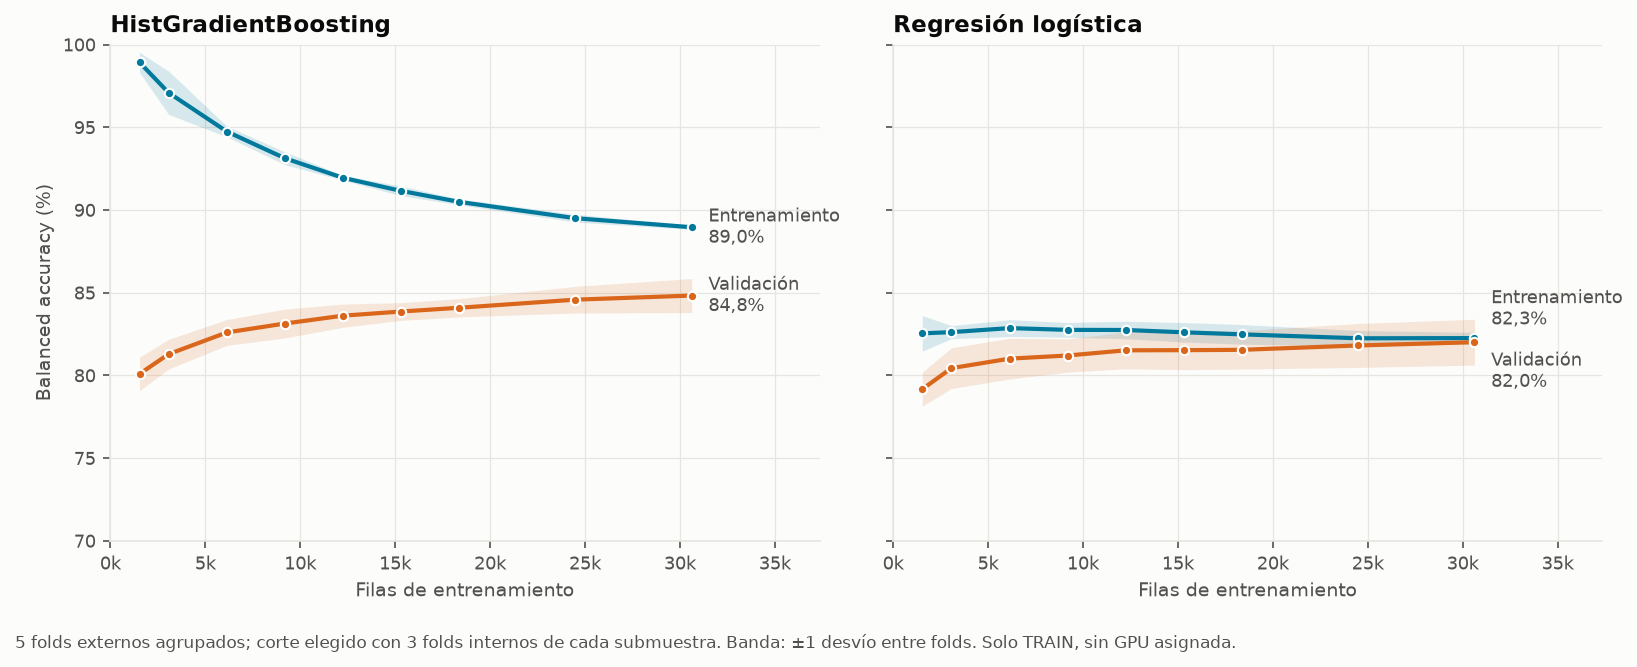

This figure's Python source:
"""Curva de aprendizaje (consigna 3.2): rendimiento según la cantidad de filas de entrenamiento.

Protocolo (solo TRAIN; no lee test.csv):
- Los 5 folds externos agrupados de siempre (`make_folds(df, seed=42)`). El fold de validación se evalúa
  siempre completo; solo se achica el entrenamiento.
- Dentro del entrenamiento externo de cada fold se toma una submuestra anidada por grupos de X idénticos
  (`feature_groups`): el 10% está contenido en el 20%, y así hasta el 100%. Las copias no se separan.
  Fracciones < 100% se repiten con 3 permutaciones (semillas 42, 43, 44).
- El corte se elige igual que en la selección del modelo: OOF de 3 folds internos agrupados hechos solo con
  la submuestra, `best_threshold`, y después se ajusta con toda la submuestra y se aplica al fold externo.
- Modelos con configuración fija, sin `assigned_gpu_type` ni `gpu_changed`: HistGB elegido y la logística de
  referencia. No se busca ningún hiperparámetro.
- Control: con el 100% se tiene que reproducir la BA externa de la calibración (84,83% y 82,01%).

Uso, desde la raíz del repo:
    PYTHONPATH=src .venv/bin/python experiments/curva_aprendizaje/curva_aprendizaje.py calcular --jobs 8
    PYTHONPATH=src .venv/bin/python experiments/curva_aprendizaje/curva_aprendizaje.py resumir
Si se corta, relanzar `calcular` sigue con las tareas que faltan (cache/).
"""
from __future__ import annotations

import argparse
import json
import platform
import sys
import time
from pathlib import Path

import numpy as np
import pandas as pd
from joblib import Parallel, delayed
from sklearn.metrics import roc_auc_score
from threadpoolctl import threadpool_limits

from compe import config as cfg
from compe.data import feature_groups, load_train
from compe.models import MODELS
from compe.pipeline import make_pipeline
from compe.validation import best_threshold, make_folds, model_scores

AQUI = Path(__file__).resolve().parent
CACHE = AQUI / "cache"
FRACCIONES = [0.05, 0.1, 0.2, 0.3, 0.4, 0.5, 0.6, 0.8, 1.0]
SEMILLAS = [42, 43, 44]
N_INTERNOS = 3
PARAMS = json.loads((cfg.EXPERIMENTS / "seleccion" / "parametros.json").read_text())
MODELOS = ["hist_gradient_boosting", "logistic"]
REFERENCIA_100 = {"hist_gradient_boosting": 0.8482931676954456, "logistic": 0.8201098033102495}


def ba(y, pred) -> float:
    y = np.asarray(y).astype(int)
    pred = np.asarray(pred).astype(bool)
    return 0.5 * (pred[y == 1].mean() + (~pred[y == 0]).mean())


def crear(modelo: str):
    spec = MODELS[modelo]
    return make_pipeline(spec.build(PARAMS[modelo]), spec.variante, use_assigned=False)


def puntuar(modelo: str, train: pd.DataFrame, evaluar: list[pd.DataFrame]) -> list[np.ndarray]:
    est = crear(modelo)
    est.fit(train, train[cfg.TARGET].to_numpy())
    return [np.asarray(model_scores(est, e, MODELS[modelo].score), dtype=float) for e in evaluar]


def submuestra(tr: np.ndarray, grupos: np.ndarray, fraccion: float, semilla: int) -> np.ndarray:
    """Filas de `tr` de una submuestra anidada por grupos completos (orden original)."""
    if fraccion >= 1.0:
        return np.sort(tr)
    g = grupos[tr]
    unicos, tam = np.unique(g, return_counts=True)
    orden = np.random.default_rng(semilla).permutation(len(unicos))
    acumulado = np.cumsum(tam[orden])
    k = int(np.searchsorted(acumulado, fraccion * len(tr))) + 1
    elegidos = set(unicos[orden[:k]].tolist())
    return np.sort(tr[np.fromiter((x in elegidos for x in g), bool, len(g))])


def tareas(folds) -> list[dict]:
    out = []
    for modelo in MODELOS:
        for f in range(len(folds)):
            for fr in FRACCIONES:
                for s in ([SEMILLAS[0]] if fr >= 1.0 else SEMILLAS):
                    out.append({"modelo": modelo, "fold": f, "fraccion": fr, "semilla": s,
                                "clave": f"{modelo}__f{f}__p{int(round(fr * 100)):03d}__s{s}"})
    return out


def calcular_tarea(t: dict, df: pd.DataFrame, folds, grupos: np.ndarray) -> dict:
    with threadpool_limits(1):
        t0 = time.time()
        tr, va = folds[t["fold"]]
        idx = submuestra(tr, grupos, t["fraccion"], t["semilla"])
        train = df.iloc[idx].reset_index(drop=True)
        ytr = train[cfg.TARGET].to_numpy().astype(int)
        yva = df[cfg.TARGET].to_numpy()[va].astype(int)

        oof = np.full(len(train), np.nan)
        for itr, iva in make_folds(train, n_splits=N_INTERNOS, seed=cfg.SEED):
            oof[iva] = puntuar(t["modelo"], train.iloc[itr], [train.iloc[iva]])[0]
        umbral, ba_interna = best_threshold(ytr, oof)

        s_va, s_tr = puntuar(t["modelo"], train, [df.iloc[va], train])
        p_va = s_va >= umbral
        return {**{k: v for k, v in t.items() if k != "clave"},
                "n_train": int(len(train)), "tasa_train": float(ytr.mean()), "n_val": int(len(va)),
                "umbral": float(umbral), "ba_interna": float(ba_interna),
                "ba_val": ba(yva, p_va), "ba_train": ba(ytr, s_tr >= umbral),
                "recall_val": float(p_va[yva == 1].mean()), "especificidad_val": float((~p_va[yva == 0]).mean()),
                "tp": int((p_va & (yva == 1)).sum()), "fn": int((~p_va & (yva == 1)).sum()),
                "tn": int((~p_va & (yva == 0)).sum()), "fp": int((p_va & (yva == 0)).sum()),
                "auc_val": float(roc_auc_score(yva, s_va)), "auc_train": float(roc_auc_score(ytr, s_tr)),
                "segundos": time.time() - t0}


def calcular(jobs: int) -> None:
    df = load_train()
    folds = make_folds(df, seed=cfg.SEED)
    grupos = feature_groups(df).to_numpy()
    CACHE.mkdir(parents=True, exist_ok=True)
    todas = tareas(folds)
    pendientes = [t for t in todas if not (CACHE / f"{t['clave']}.json").exists()]
    print(f"{len(todas)} tareas, {len(pendientes)} pendientes", flush=True)
    t0 = time.time()
    gen = Parallel(n_jobs=jobs, return_as="generator_unordered")(
        delayed(lambda t: (t, calcular_tarea(t, df, folds, grupos)))(t) for t in pendientes)
    for i, (t, r) in enumerate(gen, 1):
        tmp = CACHE / f"{t['clave']}.json.tmp"
        tmp.write_text(json.dumps(r))
        tmp.rename(CACHE / f"{t['clave']}.json")
        print(f"[{i}/{len(pendientes)}] {t['clave']} ba_val={r['ba_val']:.4f} ({time.time() - t0:.0f}s)", flush=True)
    print("COMPLETO", flush=True)


def resumir() -> None:
    import sklearn
    filas = [json.loads(p.read_text()) for p in sorted(CACHE.glob("*.json"))]
    pts = pd.DataFrame(filas).sort_values(["modelo", "fraccion", "fold", "semilla"])
    esperadas = len(MODELOS) * 5 * (len(FRACCIONES) - 1) * len(SEMILLAS) + len(MODELOS) * 5
    assert len(pts) == esperadas, f"faltan tareas: {len(pts)} de {esperadas}"
    pts.to_csv(AQUI / "puntos.csv", index=False)

    # Primero se promedian las semillas dentro de cada fold; el desvío es entre los 5 folds.
    por_fold = pts.groupby(["modelo", "fraccion", "fold"]).mean(numeric_only=True).reset_index()
    met = ["ba_val", "ba_train", "auc_val", "auc_train", "ba_interna", "umbral", "recall_val", "especificidad_val"]
    res = por_fold.groupby(["modelo", "fraccion"]).agg(
        n_train=("n_train", "mean"), **{f"{m}": (m, "mean") for m in met},
        **{f"{m}_std": (m, lambda x: float(np.std(x))) for m in ["ba_val", "ba_train", "auc_val"]}).reset_index()
    res["gap_ba"] = res["ba_train"] - res["ba_val"]
    res.to_csv(AQUI / "resumen.csv", index=False)

    control = {}
    for m, ref in REFERENCIA_100.items():
        sub = pts[(pts.modelo == m) & (pts.fraccion == 1.0)]
        # BA global de los 5 folds juntos, igual que la calibración (no promedio de folds).
        tp, fn, tn, fp = (int(sub[c].sum()) for c in ["tp", "fn", "tn", "fp"])
        ba_global = 0.5 * (tp / (tp + fn) + tn / (tn + fp))
        control[m] = {"referencia_calibracion": ref, "ba_global_100": ba_global,
                      "diferencia": ba_global - ref, "ba_media_folds": float(sub.ba_val.mean())}
    (AQUI / "manifest.json").write_text(json.dumps({
        "fracciones": FRACCIONES, "semillas_submuestra": SEMILLAS, "folds_externos": 5, "folds_internos": N_INTERNOS,
        "parametros": {m: PARAMS[m] for m in MODELOS}, "use_assigned": False, "test_csv_leido": False,
        "control_100": control, "python": platform.python_version(), "sklearn": sklearn.__version__,
        "pandas": pd.__version__, "numpy": np.__version__}, indent=2, ensure_ascii=False))
    pd.set_option("display.width", 200)
    print(res.round(4).to_string(index=False))
    print(json.dumps(control, indent=2))


C_TRAIN = "#00799c"   # petróleo de la presentación (validado: croma, CVD y contraste)
C_VAL = "#d9661a"     # naranja de la presentación
NOMBRES = {"hist_gradient_boosting": "HistGradientBoosting", "logistic": "Regresión logística"}


def graficar() -> None:
    import matplotlib
    matplotlib.use("Agg")
    import matplotlib.pyplot as plt
    from matplotlib.ticker import FuncFormatter
    from compe.plots import INK, INK2, set_style

    set_style()
    res = pd.read_csv(AQUI / "resumen.csv")
    fig, axes = plt.subplots(1, 2, figsize=(11, 4.2), sharey=True)
    miles = FuncFormatter(lambda v, _: f"{v / 1000:.0f}k")
    for ax, m in zip(axes, MODELOS):
        r = res[res.modelo == m].sort_values("n_train")
        x = r.n_train.to_numpy()
        cerca = abs(r.ba_train.iloc[-1] - r.ba_val.iloc[-1]) < 0.03   # separar etiquetas si se pisan
        for col, color, etiqueta, dy in [("ba_train", C_TRAIN, "Entrenamiento", 14 if cerca else 0),
                                         ("ba_val", C_VAL, "Validación", -14 if cerca else 0)]:
            y = 100 * r[col].to_numpy()
            s = 100 * r[f"{col}_std"].to_numpy()
            ax.fill_between(x, y - s, y + s, color=color, alpha=0.15, lw=0)
            ax.plot(x, y, color=color, lw=2, marker="o", ms=4.5, markeredgecolor="white", markeredgewidth=1)
            ax.annotate(f"{etiqueta}\n{y[-1]:.1f}%".replace(".", ","), (x[-1], y[-1]), xytext=(8, dy),
                        textcoords="offset points", va="center", fontsize=8.5, color=INK2)
        ax.set_title(NOMBRES[m], color=INK)
        ax.set_xlabel("Filas de entrenamiento")
        ax.xaxis.set_major_formatter(miles)
        ax.set_xlim(0, x[-1] * 1.22)
    axes[0].set_ylabel("Balanced accuracy (%)")
    axes[0].set_ylim(70, 100)
    fig.text(0.0, -0.04, "5 folds externos agrupados; corte elegido con 3 folds internos de cada submuestra. "
             "Banda: ±1 desvío entre folds. Solo TRAIN, sin GPU asignada.", fontsize=8, color=INK2)
    fig.tight_layout()
    fig.savefig(AQUI / "curva_aprendizaje.png")
    print(AQUI / "curva_aprendizaje.png")


if __name__ == "__main__":
    ap = argparse.ArgumentParser()
    ap.add_argument("etapa", choices=["calcular", "resumir", "graficar"])
    ap.add_argument("--jobs", type=int, default=8)
    a = ap.parse_args()
    {"calcular": lambda: calcular(a.jobs), "resumir": resumir, "graficar": graficar}[a.etapa]()
    sys.exit(0)
